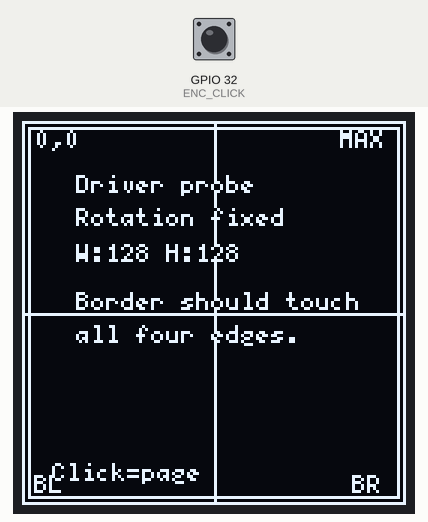
A sketch run on a simulated ESP32. On the bench: 128×128 one-colour display. The test bench sets the inputs (shaded band); at power-on: GPIO 32 (ENC_CLICK) HIGH. What the sketch prints to the serial monitor is not drawn.

Above: at 1.4 s.
1.5 s: GPIO 32 (ENC_CLICK) pulled LOW for 0.15 s
At 2.7 s:
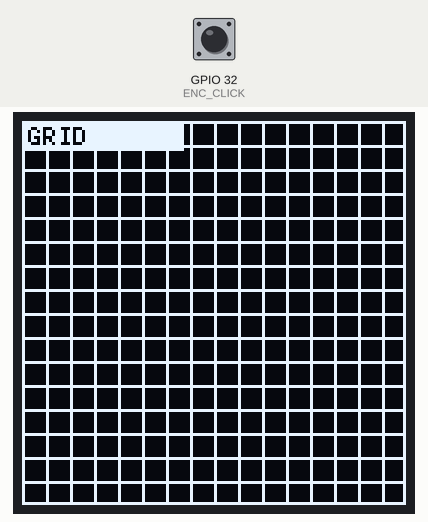
3.1 s: GPIO 32 (ENC_CLICK) pulled LOW for 1 s
At 3.9 s:
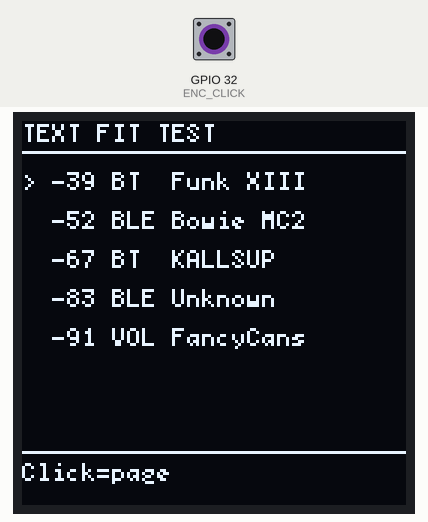
5.6 s: GPIO 32 (ENC_CLICK) pulled LOW for 3.2 s
At 6.0 s:
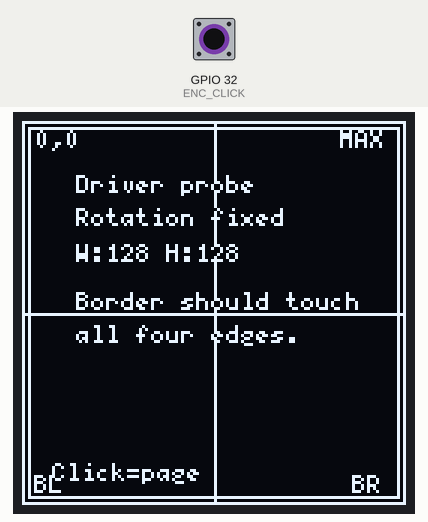
Timing chart, 0 to 8.6 s (numbered marks = the images above; inputs shaded):
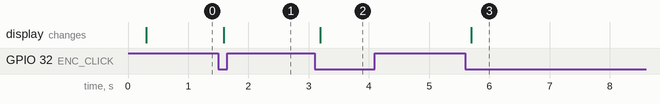

The sketch:

DisplayDriverProbe.ino
```cpp
/*
  DisplayDriverProbe v0.2

  Tiny SH1107 test sketch for the Tricorder OLED.

  Purpose:
  - Test U8g2 SH1107 constructors and rotations without touching the main Bluetooth sketch.
  - Draw a full-frame border, grid, text-fit page, corner labels, and centre crosshair.
  - Use CLICK to cycle page layouts.

  NOTE:
  U8g2 rotations are constructor arguments, not uint8_t values.
  To test rotation, change only the constructor rotation line below:

    U8G2_R0
    U8G2_R1
    U8G2_R2
    U8G2_R3

  To test driver variants, comment out DRIVER_GENERIC and uncomment either
  DRIVER_SEEED or DRIVER_PIMORONI.

  Confirmed hardware:

  OLED SH1107 128x128 SPI
    GND -> GND
    VCC -> 3V3
    SCL -> D18 / GPIO18
    SDA -> D23 / GPIO23
    RES -> D33 / GPIO33
    DC  -> D14 / GPIO14
    CS  -> D27 / GPIO27

  Rotary encoder
    A     -> D25 / GPIO25
    B     -> D26 / GPIO26
    CLICK -> D32 / GPIO32
    GND   -> GND
*/

#include <Arduino.h>
#include <SPI.h>
#include <U8g2lib.h>

#define OLED_CS      27
#define OLED_DC      14
#define OLED_RES     33

#define ENC_CLICK    32

// =====================
// Select ONE constructor
// =====================

// DRIVER_GENERIC
U8G2_SH1107_128X128_F_4W_HW_SPI display(
  U8G2_R1,
  OLED_CS,
  OLED_DC,
  OLED_RES
);

/*
// DRIVER_SEEED
U8G2_SH1107_SEEED_128X128_F_4W_HW_SPI display(
  U8G2_R1,
  OLED_CS,
  OLED_DC,
  OLED_RES
);
*/

/*
// DRIVER_PIMORONI
U8G2_SH1107_PIMORONI_128X128_F_4W_HW_SPI display(
  U8G2_R1,
  OLED_CS,
  OLED_DC,
  OLED_RES
);
*/

uint8_t pageIndex = 0;

bool lastButtonReading = HIGH;
bool buttonStable = HIGH;
unsigned long lastButtonChangeMs = 0;
const unsigned long DEBOUNCE_MS = 35;

bool readClick() {
  bool reading = digitalRead(ENC_CLICK);

  if (reading != lastButtonReading) {
    lastButtonChangeMs = millis();
    lastButtonReading = reading;
  }

  if ((millis() - lastButtonChangeMs) > DEBOUNCE_MS) {
    if (reading != buttonStable) {
      buttonStable = reading;
      if (buttonStable == LOW) {
        return true;
      }
    }
  }

  return false;
}

void drawFramePage() {
  display.clearBuffer();
  display.setFont(u8g2_font_5x7_tf);

  int w = display.getDisplayWidth();
  int h = display.getDisplayHeight();

  display.drawFrame(0, 0, w, h);
  display.drawFrame(2, 2, w - 4, h - 4);

  display.drawStr(4, 9, "0,0");
  display.drawStr(w - 22, 9, "MAX");
  display.drawStr(4, h - 4, "BL");
  display.drawStr(w - 18, h - 4, "BR");

  display.drawHLine(0, h / 2, w);
  display.drawVLine(w / 2, 0, h);

  display.drawStr(18, 24, "Driver probe");
  display.drawStr(18, 35, "Rotation fixed");

  char buf[40];
  snprintf(buf, sizeof(buf), "W:%d H:%d", w, h);
  display.drawStr(18, 47, buf);

  display.drawStr(18, 63, "Border should touch");
  display.drawStr(18, 74, "all four edges.");

  display.drawStr(10, h - 8, "Click=page");
  display.sendBuffer();
}

void drawGridPage() {
  display.clearBuffer();
  display.setFont(u8g2_font_5x7_tf);

  int w = display.getDisplayWidth();
  int h = display.getDisplayHeight();

  for (int x = 0; x < w; x += 8) {
    display.drawVLine(x, 0, h);
  }

  for (int y = 0; y < h; y += 8) {
    display.drawHLine(0, y, w);
  }

  display.drawFrame(0, 0, w, h);

  display.drawBox(0, 0, 54, 10);
  display.setDrawColor(0);
  display.drawStr(2, 8, "GRID");
  display.setDrawColor(1);

  display.sendBuffer();
}

void drawTextPage() {
  display.clearBuffer();

  int w = display.getDisplayWidth();
  int h = display.getDisplayHeight();

  display.setFont(u8g2_font_5x7_tf);

  display.drawStr(0, 7, "TEXT FIT TEST");
  display.drawHLine(0, 10, w);

  display.drawStr(0, 23, "> -39 BT  Funk XIII");
  display.drawStr(0, 36, "  -52 BLE Bowie MC2");
  display.drawStr(0, 49, "  -67 BT  KALLSUP");
  display.drawStr(0, 62, "  -83 BLE Unknown");
  display.drawStr(0, 75, "  -91 VOL FancyCans");

  display.drawHLine(0, h - 18, w);
  display.drawStr(0, h - 8, "Click=page");

  display.sendBuffer();
}

void drawCurrentPage() {
  if (pageIndex == 0) drawFramePage();
  else if (pageIndex == 1) drawGridPage();
  else drawTextPage();
}

void setup() {
  Serial.begin(115200);
  delay(200);

  pinMode(ENC_CLICK, INPUT_PULLUP);

  display.begin();

  Serial.println();
  Serial.println("DisplayDriverProbe v0.2 waking...");
  Serial.println("Change the constructor rotation manually: R0/R1/R2/R3.");
  Serial.println("Click encoder to cycle frame/grid/text pages.");

  drawCurrentPage();
}

void loop() {
  if (readClick()) {
    pageIndex = (pageIndex + 1) % 3;
    Serial.print("Page: ");
    Serial.println(pageIndex);
    drawCurrentPage();
  }

  delay(5);
}
```

Measured:
- after the input at 1.5 s, the display: changes after 0.09 s (image 1)
- after the input at 3.1 s, the display: changes after 0.09 s (image 2)
- after the input at 5.6 s, the display: changes after 0.10 s (image 3)
